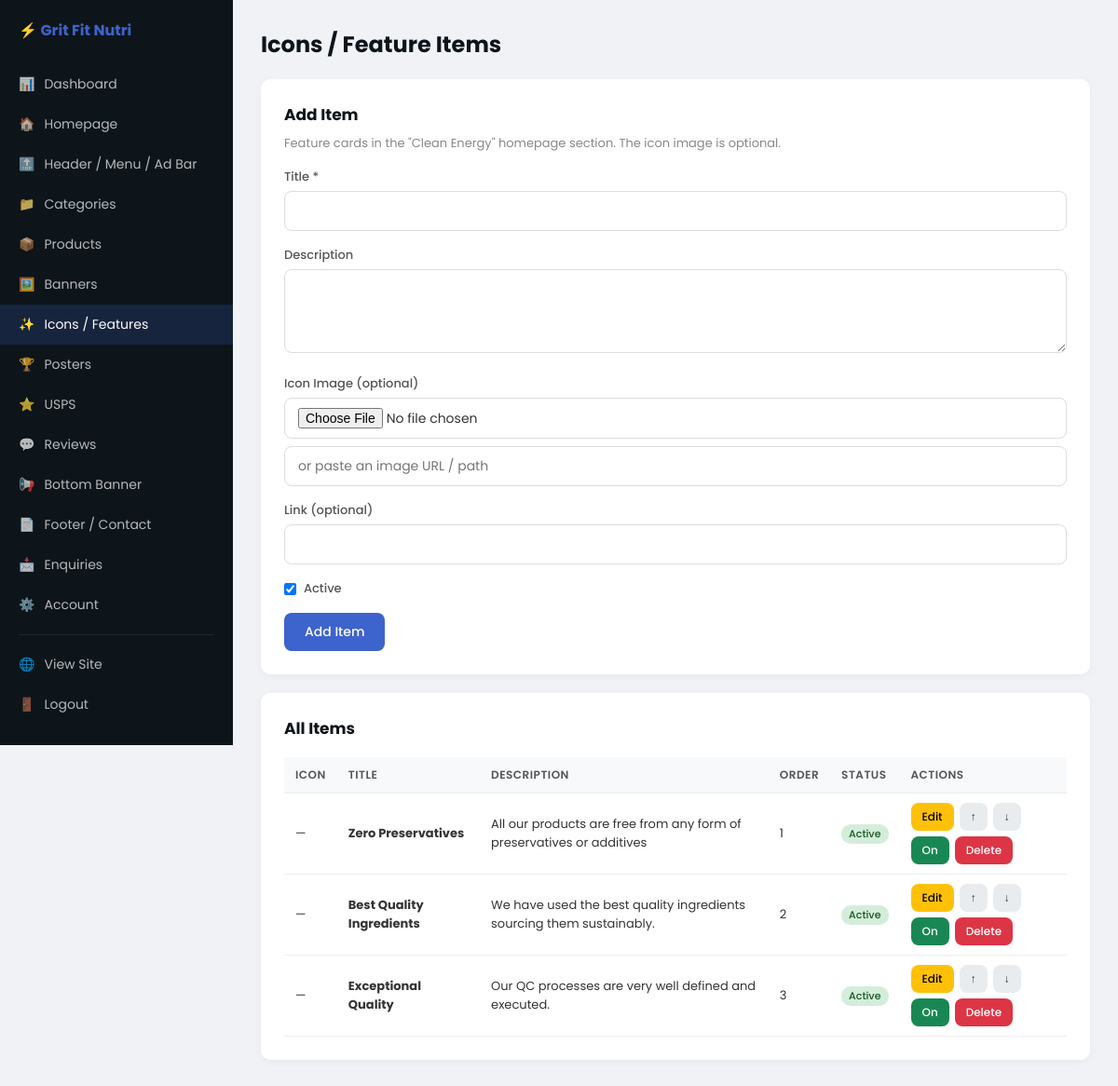
The page /admin/icons (signed in) on the database its author committed.
### tables this page shows
CREATE TABLE IF NOT EXISTS icons (
    id INT AUTO_INCREMENT PRIMARY KEY,
    title VARCHAR(255) NOT NULL,
    subtitle VARCHAR(500) DEFAULT '',
    image VARCHAR(255) DEFAULT '',
    link VARCHAR(255) DEFAULT '',
    sort_order INT NOT NULL DEFAULT 0,
    is_active TINYINT(1) NOT NULL DEFAULT 1
);

### config.php (called while the page is built, shortened)
<?php
function e($str) {
    return htmlspecialchars($str, ENT_QUOTES, 'UTF-8');
}

### admin/lib.php (the view, shortened to what this page needs)
<?php
function adm($path = '') {
    return '/admin/' . ltrim($path, '/');
}
function adm_text($label, $name, $value = '', $type = 'text', $attrs = '') {
    echo '<div class="form-group"><label>' . e($label) . '</label>';
    echo '<input type="' . $type . '" name="' . e($name) . '" value="' . e($value) . '" ' . $attrs . '></div>';
}
function adm_textarea($label, $name, $value = '', $attrs = '') {
    echo '<div class="form-group"><label>' . e($label) . '</label>';
    echo '<textarea name="' . e($name) . '" ' . $attrs . '>' . e($value) . '</textarea></div>';
}
function adm_image_field($label, $fileName, $urlName, $current = '') {
    echo '<div class="form-group"><label>' . e($label) . '</label>';
    echo '<input type="file" name="' . e($fileName) . '" accept="image/*" onchange="previewImg(this)">';
    echo '<input type="text" name="' . e($urlName) . '" value="' . e($current) . '" placeholder="or paste an image URL / path" class="mt8">';
    echo '</div>';
}
function adm_actions($section, $table, $row, $editParam = 'edit') {
    $id = (int)$row['id'];
    echo '<div class="row-actions">';
    echo '<a href="' . e(adm($section . '?' . $editParam . '=' . $id)) . '" class="btn btn-edit btn-sm">Edit</a>';
    foreach (['up' => '↑', 'down' => '↓'] as $dir => $sym) {
        echo '<form method="POST" class="inline"><input type="hidden" name="action" value="reorder">'
            . '<input type="hidden" name="table" value="' . e($table) . '"><input type="hidden" name="id" value="' . $id . '">'
            . '<input type="hidden" name="dir" value="' . $dir . '"><input type="hidden" name="return" value="' . e($section) . '">'
            . '<button class="btn btn-sm btn-move" title="Move ' . $dir . '">' . $sym . '</button></form>';
    }
    if (array_key_exists('is_active', $row)) {
        $lbl = $row['is_active'] ? 'On' : 'Off';
        $cls = $row['is_active'] ? 'btn-green' : 'btn-gray';
        echo '<form method="POST" class="inline"><input type="hidden" name="action" value="toggle">'
            . '<input type="hidden" name="table" value="' . e($table) . '"><input type="hidden" name="id" value="' . $id . '">'
            . '<input type="hidden" name="return" value="' . e($section) . '">'
            . '<button class="btn btn-sm ' . $cls . '" title="Toggle visibility">' . $lbl . '</button></form>';
    }
    echo '<form method="POST" class="inline" onsubmit="return confirm(\'Delete this item? This cannot be undone.\')">'
        . '<input type="hidden" name="action" value="delete"><input type="hidden" name="table" value="' . e($table) . '">'
        . '<input type="hidden" name="id" value="' . $id . '"><input type="hidden" name="return" value="' . e($section) . '">'
        . '<button class="btn btn-red btn-sm">Delete</button></form>';
    echo '</div>';
}

### admin/views/icons.php (shortened to what this page needs)
<?php
$edit = null;
$rows = $db->query("SELECT * FROM icons ORDER BY sort_order, id")->fetchAll();
?>
<h2 class="page-title">Icons / Feature Items</h2>
<div class="card">
    <h3><?= $edit ? 'Edit Item' : 'Add Item' ?></h3>
    <p class="hint">Feature cards in the "Clean Energy" homepage section. The icon image is optional.</p>
    <form method="POST" enctype="multipart/form-data">
        <?php adm_text('Title *', 'title', $edit['title'] ?? '', 'text', 'required'); ?>
        <?php adm_textarea('Description', 'subtitle', $edit['subtitle'] ?? ''); ?>
        <?php adm_image_field('Icon Image (optional)', 'image_file', 'image_url', $edit['image'] ?? ''); ?>
        <div class="form-group"><label class="chk"><input type="checkbox" name="is_active" value="1" <?= (!$edit || $edit['is_active']) ? 'checked' : '' ?>> Active</label></div>
        <button class="btn btn-blue"><?= $edit ? 'Update' : 'Add Item' ?></button>
    </form>
</div>
<div class="card">
    <h3>All Items</h3>
    <table>
        <tr><th>Icon</th><th>Title</th><th>Description</th><th>Order</th><th>Status</th><th>Actions</th></tr>
        <?php foreach ($rows as $it): ?>
        <tr>
            <td><?php if ($it['image']): ?><img class="thumb" src="<?= e(asset_url($it['image'])) ?>"><?php else: ?>—<?php endif; ?></td>
            <td><strong><?= e($it['title']) ?></strong></td>
            <td><?= e($it['subtitle']) ?></td>
            <td><?= (int)$it['sort_order'] ?></td>
            <td><span class="badge-sm <?= $it['is_active'] ? 'badge-green' : 'badge-gray' ?>"><?= $it['is_active'] ? 'Active' : 'Off' ?></span></td>
            <td><?php adm_actions('icons', 'icons', $it); ?></td>
        </tr>
        <?php endforeach; ?>
    </table>
</div>

### admin/index.php (style rules this page uses)
* { margin:0;padding:0;box-sizing:border-box; }
body { font-family:'Poppins',sans-serif;background:#f0f2f5;color:#333; }
a { text-decoration:none;color:inherit; }
.card { background:#fff;border-radius:10px;padding:25px;margin-bottom:20px;box-shadow:0 2px 10px rgba(0,0,0,0.04); }
.card h3 { margin-bottom:18px;font-size:17px;color:#0d141a; }
.card .hint { font-size:13px;color:#888;margin-bottom:16px;margin-top:-10px; }
h2.page-title { margin-bottom:20px;color:#0d141a; }
.form-group { margin-bottom:16px; }
.form-group label { display:block;font-size:13px;font-weight:500;margin-bottom:5px;color:#555; }
.form-group label.chk { display:flex;align-items:center;gap:8px;cursor:pointer; }
.form-group label.chk input { width:auto; }
.form-group input,.form-group select,.form-group textarea { width:100%;padding:10px 14px;border:1px solid #ddd;border-radius:8px;font-family:inherit;font-size:14px;outline:none;transition:0.2s; }
.form-group textarea { min-height:90px;resize:vertical; }
.mt8 { margin-top:8px; }
.btn { display:inline-block;padding:10px 22px;border:none;border-radius:8px;font-family:inherit;font-size:14px;font-weight:500;cursor:pointer;transition:0.2s; }
.btn-blue { background:rgb(61,99,204);color:#fff; }
.btn-red { background:#dc3545;color:#fff; }
.btn-green { background:#198754;color:#fff; }
.btn-move { background:#e9ecef;color:#333; }
.btn-edit { background:#ffc107;color:#000; }
.btn-sm { font-size:12px;padding:6px 12px; }
.inline { display:inline-block; }
.row-actions { display:flex;gap:6px;align-items:center;flex-wrap:wrap; }
table { width:100%;border-collapse:collapse; }
th,td { text-align:left;padding:10px 12px;border-bottom:1px solid #eee;font-size:13px;vertical-align:middle; }
th { font-weight:600;color:#555;background:#f8f9fa;font-size:12px;text-transform:uppercase;letter-spacing:0.5px; }
.badge-sm { display:inline-block;padding:2px 8px;border-radius:10px;font-size:11px;font-weight:500; }
.badge-green { background:#d4edda;color:#155724; }

### rows shown on the page
icons: title "Zero Preservatives", subtitle "All our products are free from any form of preservatives or additives", sort_order "1", shows "Active", sym "↑", sym "↓", is_active "On"
icons: title "Best Quality Ingredients", subtitle "We have used the best quality ingredients sourcing them sustainably.", sort_order "2", shows "Active", sym "↑", sym "↓", is_active "On"
icons: title "Exceptional Quality", subtitle "Our QC processes are very well defined and executed.", sort_order "3", shows "Active", sym "↑", sym "↓", is_active "On"

### other values the page prints
setting('site_name') "Grit Fit Nutri"
$info[0] "📊"
$info[1] "Dashboard"
$info[0] "🏠"
$info[1] "Homepage"
$info[0] "🔝"
$info[1] "Header / Menu / Ad Bar"
$info[0] "📁"
$info[1] "Categories"
$info[0] "📦"
$info[1] "Products"
$info[0] "🖼️"
$info[1] "Banners"
$info[0] "✨"
$info[1] "Icons / Features"
